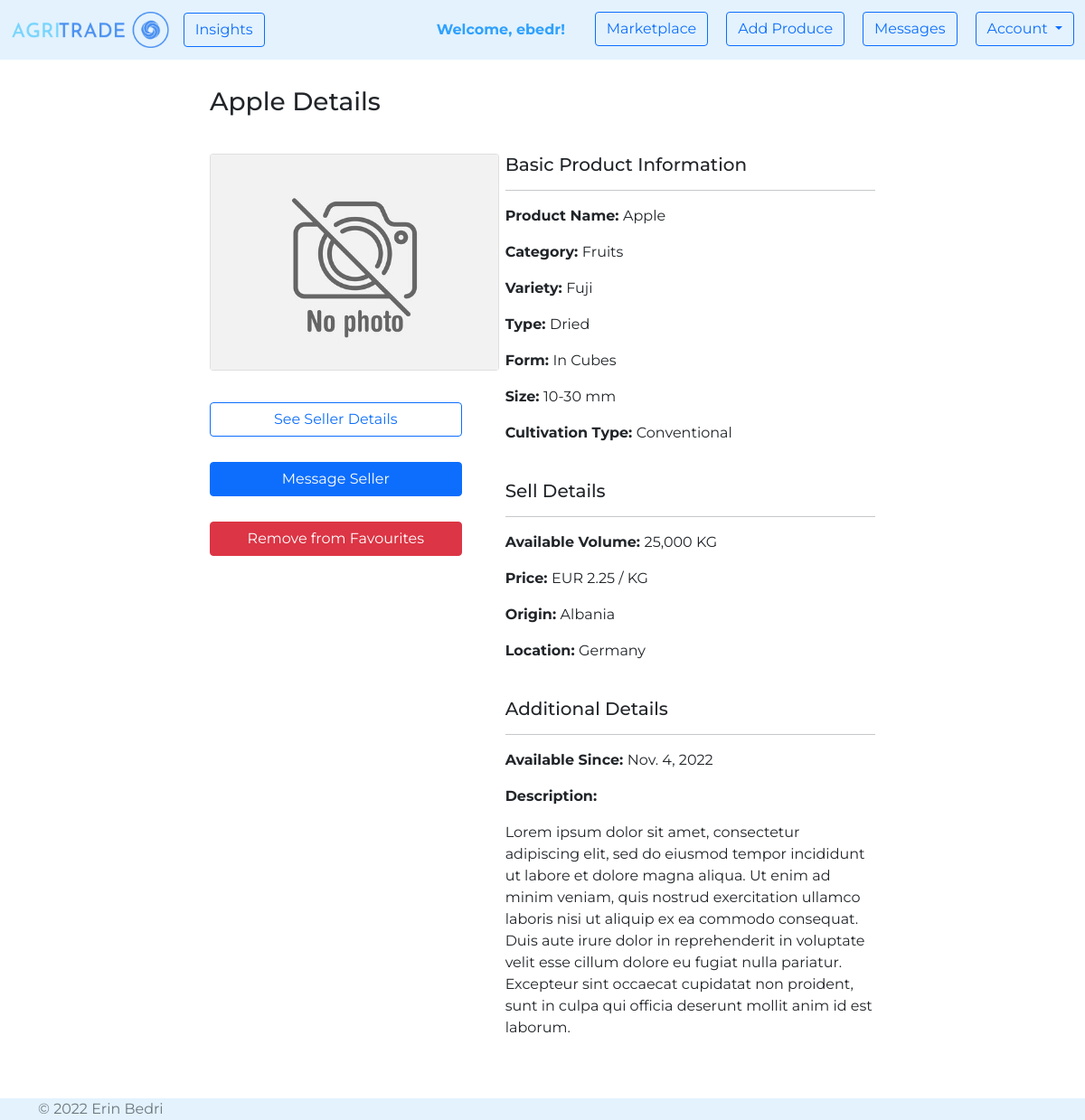
Screenshot of /marketplace/product-details/8 (signed in) with the database file from the repository.
### agri_trade/marketplace/models.py (models this page shows, shortened)
class Product(models.Model):
    PRODUCT_CATEGORY = [
        ('Cereals', 'Cereals'),
        ('Pulses', 'Pulses'),
        ('Nuts', 'Nuts'),
        ('Oilseeds', 'Oilseeds'),
        ('Sugar and starch', 'Sugar and starch'),
        ('Fiber Crops', 'Fiber Crops'),
        ('Beverages', 'Beverages'),
        ('Narcotics', 'Narcotics'),
        ('Spices', 'Spices'),
        ('Forages', 'Forages'),
        ('Vegetables', 'Vegetables'),
        ('Fruits', 'Fruits'),
    ]
    PRODUCT_TYPE_MAX_LEN = max([len(product_type[1]) for product_type in PRODUCT_CATEGORY])
    CULTIVATION_TYPES = [
        ('Organic', 'Organic'),
        ('Conventional', 'Conventional'),
        ('In Conversion', 'In Conversion'),
    ]
    CULTIVATION_TYPE_MAX_LEN = max([len(cultivation_type[1]) for cultivation_type in CULTIVATION_TYPES])
    NAME_MAX_LEN = 20
    VARIETY_MAX_LEN = 25
    TYPE_MAX_LEN = 25
    FORM_MAX_LEN = 25
    SIZE_MAX_LEN = 25
    AVAILABLE_VOLUME_MIN_VALUE = 0
    AVAILABLE_VOLUME_MAX_VALUE = 1000000
    PRICE_MIN_VALUE = 0
    DESCRIPTION_MAX_LEN = 500
    owner = models.ForeignKey(
        UserModel,
        on_delete=CASCADE)
    name = models.CharField(
        max_length=NAME_MAX_LEN,
    )
    category = models.CharField(
        max_length=PRODUCT_TYPE_MAX_LEN,
        choices=PRODUCT_CATEGORY,
    )
    variety = models.CharField(
        max_length=VARIETY_MAX_LEN,
        blank=True,
        null=True,
    )
    type = models.CharField(
        max_length=TYPE_MAX_LEN,
        blank=True,
        null=True,
    )
    form = models.CharField(
        max_length=FORM_MAX_LEN,
        blank=True,
        null=True,
    )
    size = models.CharField(
        max_length=SIZE_MAX_LEN,
        blank=True,
        null=True,
    )
    cultivation_type = models.CharField(
        max_length=CULTIVATION_TYPE_MAX_LEN,
        choices=CULTIVATION_TYPES,
    )
    available_volume = models.IntegerField(
        validators=[
            MinValueValidator(AVAILABLE_VOLUME_MIN_VALUE),
            MaxValueValidator(AVAILABLE_VOLUME_MAX_VALUE),
        ]
    )
    price = models.FloatField(
        validators=[
            MinValueValidator(PRICE_MIN_VALUE),
        ]
    )
    description = models.TextField(
        max_length=DESCRIPTION_MAX_LEN,
        blank=True,
        null=True,
    )
    origin = CountryField(
    )
    location = CountryField(
    )
    image = models.ImageField(
        null=True,
        blank=True,
        upload_to='produces',
        validators=(
            file_size,
        )
    )
    created_on = models.DateTimeField(
        auto_now_add=True
    )
    edited_on = models.DateTimeField(
        auto_now=True
    )

### agri_trade/marketplace/views.py (the view)
# urls.py: path('product-details/<int:pk>', views.product_details, name='product details'),
@login_required
def product_details(request, pk):
    product = get_object_or_404(Product, pk=pk)
    user_company = get_object_or_404(Company, pk=request.user.id)
    is_in_favourites = False
    if user_company.favourites.filter(id=product.id).exists():
        is_in_favourites = True
    context = {
        'product': product,
        'is_in_favourites': is_in_favourites,
    }
    return render(request, 'marketplace/product_details.html', context)

### agri_trade/accounts/models.py (called while the page is built)
    def __str__(self):
        return self.name

### agri_trade/marketplace/templates/marketplace/product_details.html (shortened to what this page needs)
{% extends 'web/base.html' %}
{% load static %}
{% load humanize %}
{% block content %}
    <div class="container" style="margin-top: 30px; margin-bottom: 50px">
        <div class="row justify-content-md-center">
            <div class="col-md-8">
                <h3>{{ product.name }} Details</h3>
                <div class="row gx-5" style="margin-top: 10px">
                    <div class="col-md-5">
                        <div class="card" style="width: 20rem; margin-top: 30px">
                            {% if product.image %}
                                <img src="{{ product.image.url }}" class="card-img-top" alt="{{ product.name }}">
                            {% else %}
                                <img src="{% static 'img/no_photo.jpg' %}" class="card-img-top"
                                     alt="{{ product.name }}">
                            {% endif %}
                        </div>
                        <div class="d-grid gap-2" style="margin-top: 15px">
                            {% if request.user.is_authenticated and request.user != product.owner %}
                                <button type="button" class="btn btn-outline-primary" style="margin-top: 20px"
                                        data-bs-toggle="collapse" data-bs-target="#contactSeller">See Seller Details
                                </button>
                                <a class="btn btn-primary" style="margin-top: 20px"
                                   href="{% url 'user_messages:send message' product.id %}"
                                   role="button">Message Seller</a>
                                    <form class="d-grid gap-2" method="POST" action="{% url 'marketplace:add to favourites' product.id %}">
                                        {% if is_in_favourites %}
                                            <a class="btn btn-danger" style="margin-top: 20px"
                                               href="{% url 'marketplace:add to favourites' product.id %}"
                                               role="button">Remove from Favourites</a>
                                        {% else %}
                                            <a class="btn btn-primary" style="margin-top: 20px"
                                               href="{% url 'marketplace:add to favourites' product.id %}"
                                               role="button">Add to Favourites</a>
                                        {% endif %}
                                    </form>
                            {% endif %}
                        </div>
                    </div>
                    <div class="col">
                        <div style="margin-top: 30px">
                            <h5 style="margin-bottom: 15px">Basic Product Information</h5>
                            <hr>
                            <p><b>Product Name: </b>{{ product.name }}</p>
                            <p><b>Category: </b>{{ product.category }}</p>
                            <p><b>Variety: </b>{% if product.variety %}{{ product.variety }}{% endif %}</p>
                            <p><b>Type: </b>{% if product.type %}{{ product.type }}{% endif %}</p>
                            <p><b>Form: </b>{% if product.form %}{{ product.form }}{% endif %}</p>
                            <p><b>Size: </b>{% if product.size %}{{ product.size }}{% endif %}</p>
                            <p><b>Cultivation Type: </b>{{ product.cultivation_type }}</p>
                            <h5 style="margin-top: 40px; margin-bottom: 15px">Sell Details</h5>
                            <hr>
                            <p><b>Available Volume: </b>{{ product.available_volume|intcomma }} KG</p>
                            <p><b>Price: </b>EUR {{ product.price|floatformat:2 }} / KG</p>
                            <p><b>Origin: </b>{{ product.origin.name }}</p>
                            <p><b>Location: </b>{{ product.location.name }}</p>
                            <h5 style="margin-top: 40px; margin-bottom: 15px">Additional Details</h5>
                            <hr>
                            <p><b>Available Since: </b>{{ product.created_on|date }}</p>
                            <p><b>Description: </b>
                                {% if product.description %}
                                    {{ product.description|linebreaks }}
                                {% endif %}</p>
                        </div>
                    </div>
                </div>
            </div>
        </div>
    </div>
{% endblock %}

### agri_trade/web/templates/web/navigation.html (shortened to what this page needs)
{% load static %}
<nav class="navbar navbar-expand-lg navbar-light" style="background-color: #e3f2fd;">
    <div class="container-fluid">
        <a class="navbar-brand" href="{% url 'web:homepage' %}">
            <img src="{% static 'img/logo.png' %}" alt="logo" style="height: 40px">
        </a>
        <ul class="navbar-nav">
            <li class="nav-item">
                <a class="btn btn-outline-primary" href="{% url 'posts:show posts' %}">Insights</a>
            </li>
        </ul>
        <div class="collapse navbar-collapse" id="navbarNavDropdown">
            <ul class="navbar-nav ms-auto">
                {% if request.user.is_authenticated %}
                    <li class="nav-item"style="margin-right: 25px">
                        <b><a class="nav-link disabled" href="#"
                              style="color: #2fa1fd">Welcome, {{ request.user.username }}!</a></b>
                    </li>
                    <li class="nav-item" style="padding-right: 20px">
                        <a class="btn btn-outline-primary" href="{% url 'marketplace:marketplace' %}">Marketplace</a>
                    </li>
                    <li class="nav-item" style="padding-right: 20px">
                        <a class="btn btn-outline-primary" href="{% url 'marketplace:add product' %}">Add Produce</a>
                    </li>
                    <li class="nav-item" style="padding-right: 20px">
                        <button type="button" class="btn btn-outline-primary position-relative"
                                onclick="location.href = '{% url 'user_messages:messages' %}';">
                            Messages
                        </button>
                    </li>
                    <div class="dropdown">
                        <button class="btn btn-outline-primary dropdown-toggle" type="button" id="dropdownMenuButton1"
                                data-bs-toggle="dropdown" aria-expanded="false">
                            Account
                        </button>
                    </div>
                {% endif %}
            </ul>
        </div>
    </div>
</nav>

### static/css/style.css (style rules this page uses)
body { font-family: 'Montserrat', sans-serif !important; }

### rows the page displays
Product: name "Apple", category "Fruits", variety "Fuji", type "Dried", form "In Cubes", size "10-30 mm", cultivation_type "Conventional", available_volume "25,000", price "2.25", origin.name "Albania", location.name "Germany", created_on "Nov. 4, 2022", description "Lorem ipsum dolor sit amet, consectetur adipiscing elit, sed do eiusmod tempor incididunt ut labore et dolore magna aliqua. Ut enim ad minim veniam, quis nostrud exercitation ullamco laboris nisi ut aliquip ex ea commodo consequat. Duis aute irure dolor in reprehenderit in voluptate velit esse cillum dolore eu fugiat nulla pariatur. Excepteur sint occaecat cupidatat non proident, sunt in culpa qui officia deserunt mollit anim id est laborum."

### other values shown
{{ request.user.username }} "ebedr"
